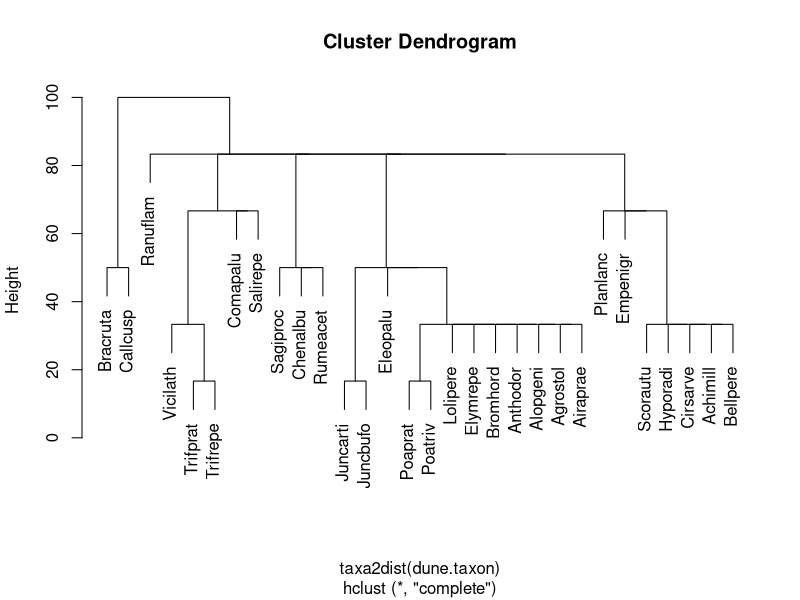
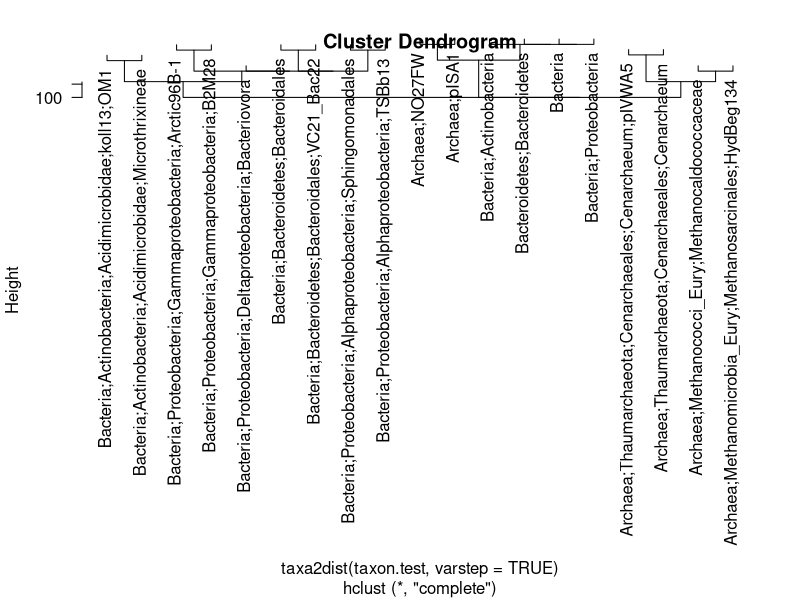
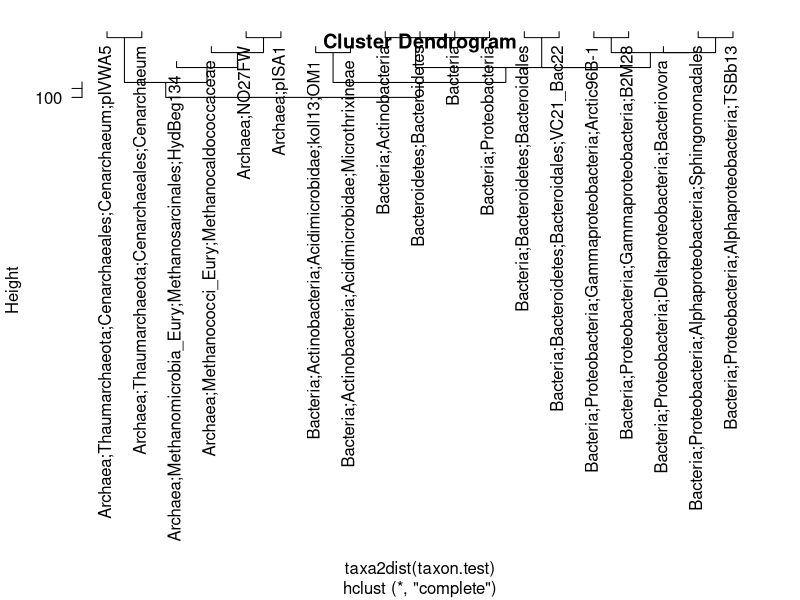
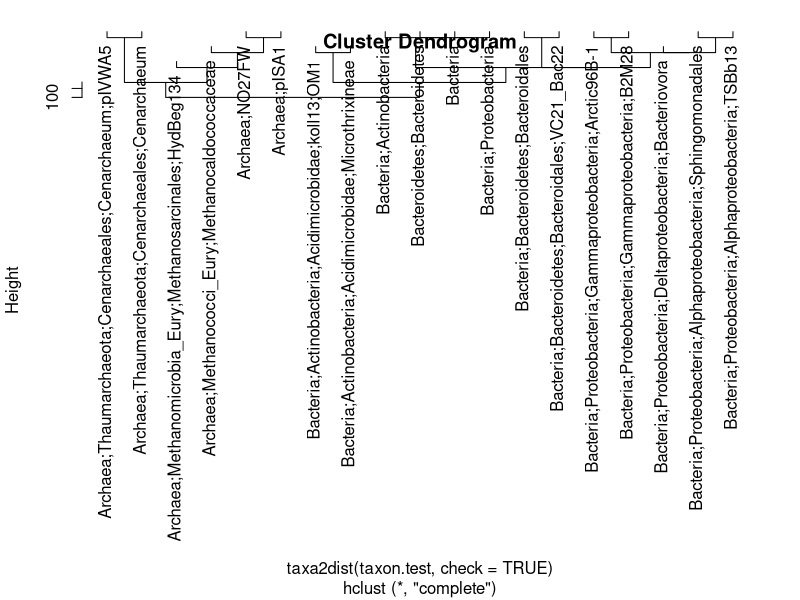
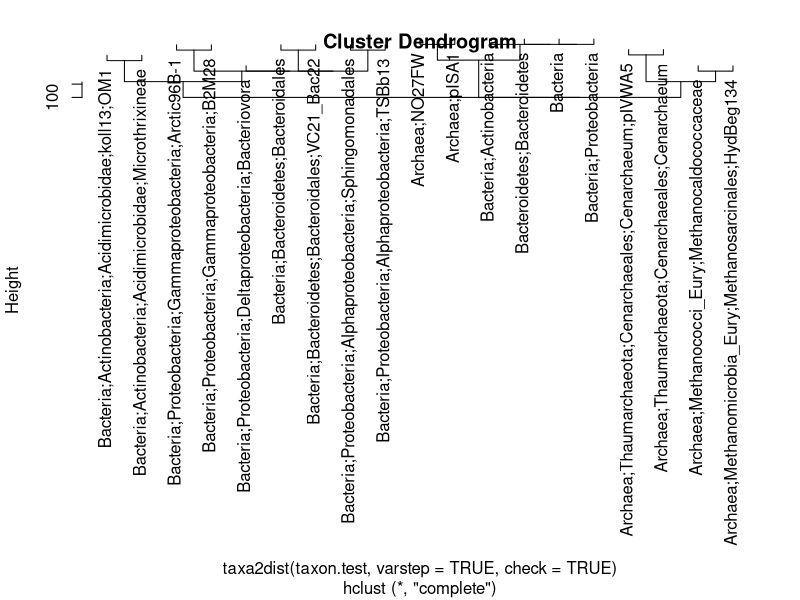

Here is the R script that generated these plots, in order:
## ---- chunk 1
wd <- setwd("~/Dropbox/projects/taxonomic_variance")
setwd(wd)
## ---- chunk 2
library(vegan)
## ---- chunk 3
data(dune)
data(dune.taxon)
## ---- chunk 4
# calculate the taxonomic distance
taxdis <- taxa2dist(dune.taxon, varstep=TRUE)
# plot the tree
taxontree <- hclust(taxa2dist(dune.taxon))
plot(taxontree)
## ---- chunk 5
mod <- taxondive(dune, taxdis)
summary(mod)
## ---- chunk 6
taxon.test = read.table("data/Phylodisttest.txt", header=TRUE, row.names="row.names", sep ="\t")
#taxon.test = taxon.test[,-5]
## ---- chunk 7
taxontree <- hclust(taxa2dist(taxon.test, varstep=TRUE))
plot(taxontree, las =1)
## ---- chunk 8
taxontree2 <- hclust(taxa2dist(taxon.test))
plot(taxontree2, las =1)
## ---- chunk 9
taxontree3 <- hclust(taxa2dist(taxon.test, check=TRUE))
plot(taxontree3)
## ---- chunk 10
taxontree4 <- hclust(taxa2dist(taxon.test, varstep=TRUE, check=TRUE))
plot(taxontree4)
